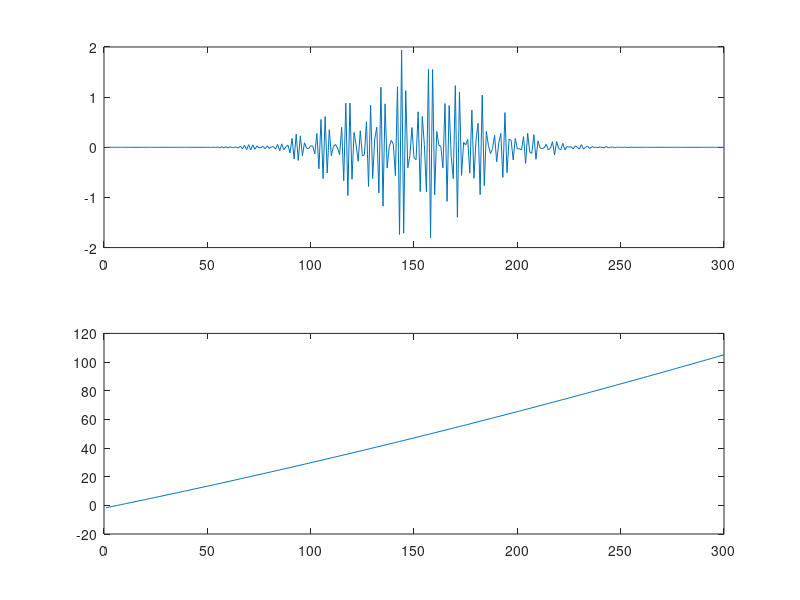

Here is the MATLAB script that generated this plot:
%Unsuccessful attempt to simulate MUAP

t = linspace(-1,1,300);
N = normpdf(t,0,0.2);
M = sin(2*pi*t*6);
A = N.*M;

%P = sgolayfilt(1*randn(size(A)).*poissrnd(0.05,size(A)),2,3);
Q = [0.0002    0.2968   -1.9542];
P = polyval(Q,1:length(A));


Z = A.*exp(10*P*sqrt(-1));
figure;
subplot(211)
plot(real(Z));
subplot(212)
plot(P);